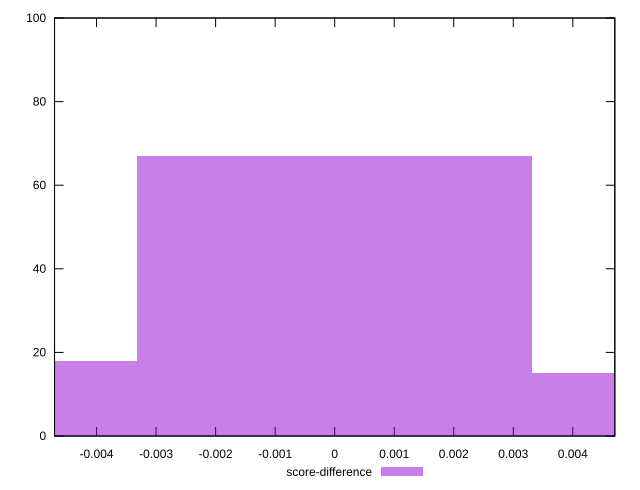

gnuplot code for this plot:
reset

$scoreDifference <<EOF
0 67
-0.006625641658072731 18
0.006625641658072731 15
EOF

set key outside below
set boxwidth 0.006625641658072731
set xrange [-0.004705882352941185:0.0047058823529412125]
set yrange [0:100]
set trange [0:100]
set style fill transparent solid 0.5 noborder
set terminal svg size 640, 490 enhanced background rgb 'white'
set output "report_00008_2021-01-22T20:58:29.167/unused-javascript/samples/pages/score-difference/histogram.svg"

plot $scoreDifference title "score-difference" with boxes

reset
